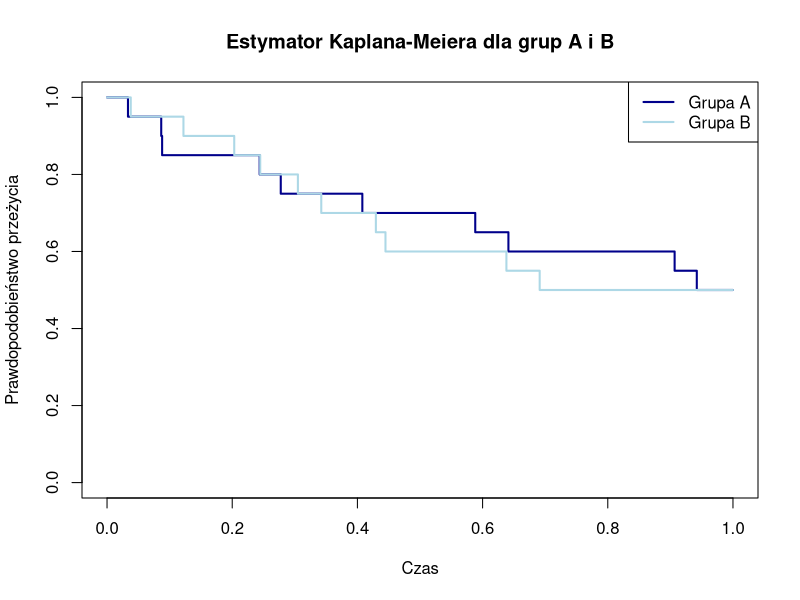
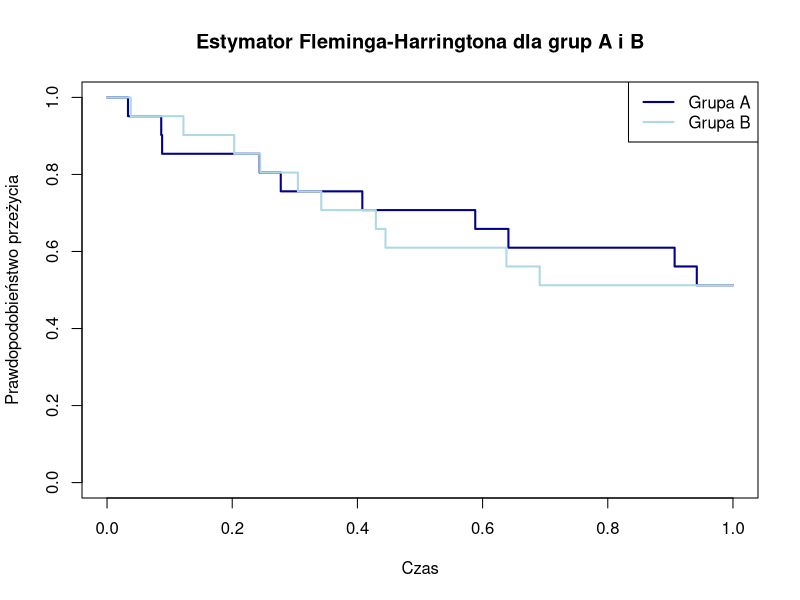
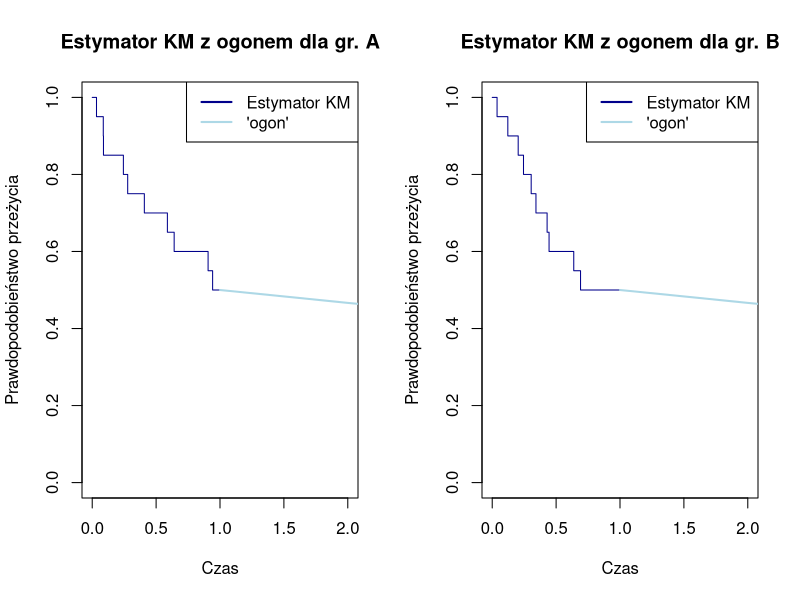
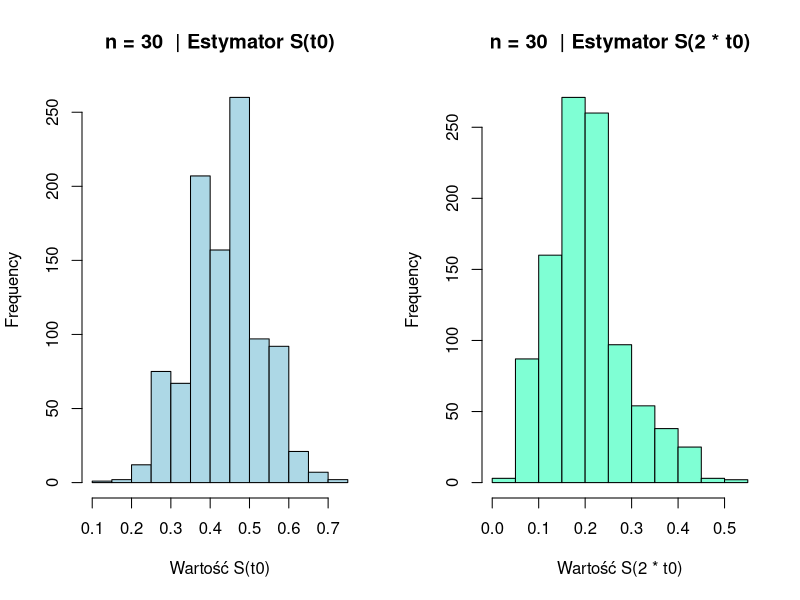
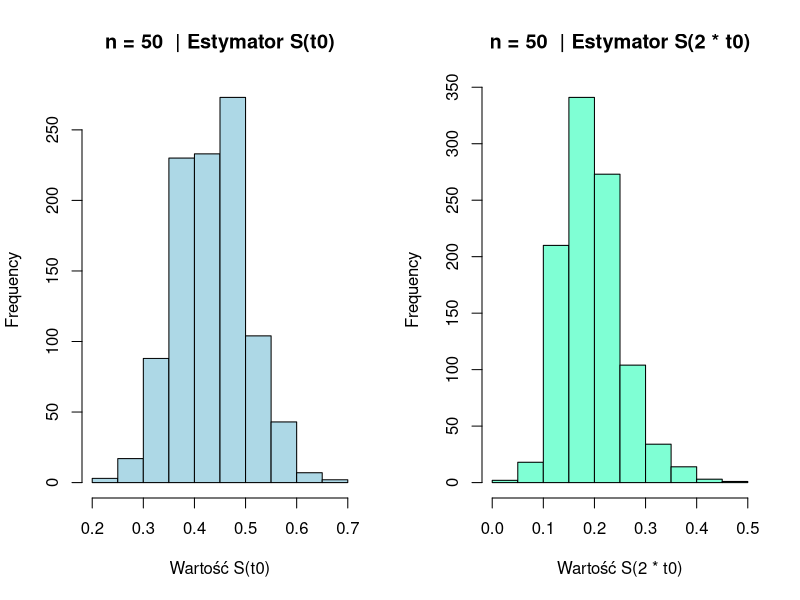
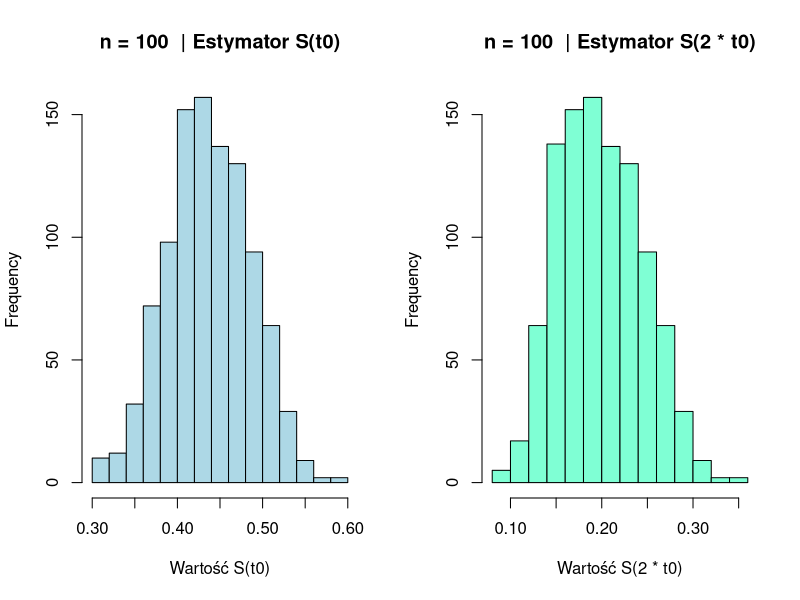

These figures' R source, in order:
## ---- chunk 1
knitr::opts_chunk$set(echo = FALSE)
knitr::opts_chunk$set(warning = FALSE, message = FALSE) 
knitr::opts_chunk$set(fig.pos = "H", out.extra = "", fig.align = "center")

## ---- chunk 2
n=20
t0=1
delta=numeric(n)
grupa_A <- numeric(n)
grupa_B <- numeric(n)

grupa_A[1:10] <- c(0.03345514, 0.08656403, 0.08799947, 0.24385821, 0.27755032,
0.40787247, 0.58825664, 0.64125620, 0.90679161, 0.94222208)

grupa_B[1:10] <- c(0.03788958, 0.12207257, 0.20319983, 0.24474299, 0.30492413,
0.34224462, 0.42950144, 0.44484582, 0.63805066, 0.69119721)

## cenzurowanie I-go typu

grupa_A[11:20] <- t0
grupa_B[11:20] <- t0

delta_A <- c(rep(1, 10), rep(0, 10))
delta_B <- c(rep(1, 10), rep(0, 10))

dane_A <- data.frame(czas = grupa_A, delta = delta_A)
dane_B <- data.frame(czas = grupa_B, delta = delta_B)
## ---- chunk 3

## zostawione dla histori
KM <- function(t,dane){
    n <- length(dane)
    i <- 1
    iloczyn <- 1
    while (i <= n && dane$czas[i] <= t) {
      iloczyn = iloczyn *(1-dane$delta[i]/(n-i+1))
      i=i+1
    }
    return(iloczyn)
}

## ---- chunk 4
library(survival)

km_fit_a <- survfit(Surv(czas,delta)~1, dane_A)
result_km_a <- data.frame(time = km_fit_a$time, surv = km_fit_a$surv)

km_fit_b <- survfit(Surv(czas,delta)~1, dane_B)
result_km_b <- data.frame(time = km_fit_b$time, surv = km_fit_b$surv)


plot(km_fit_a, col = "darkblue",conf.int = FALSE, lwd = 2, 
     xlab = "Czas", ylab = "Prawdopodobieństwo przeżycia", 
     main = "Estymator Kaplana-Meiera dla grup A i B",
     xlim = c(0, 1))
lines(km_fit_b, col = "lightblue",conf.int = FALSE, lwd = 2)
legend("topright",
       legend = c("Grupa A", "Grupa B"),
       col = c("darkblue", "lightblue"),
       lwd = 2)
## ---- chunk 5
fh_fit_a <- survfit(Surv(czas,delta)~1, dane_A, type = "fleming-harrington")
result_fh_a <- data.frame(time = fh_fit_a$time, surv = fh_fit_a$surv)

fh_fit_b <- survfit(Surv(czas,delta)~1, dane_B, type = "fleming-harrington")
result_fh_b <- data.frame(time = fh_fit_b$time, surv = fh_fit_b$surv)

plot(fh_fit_a, conf.int = FALSE, col = "darkblue", lwd = 2, 
     xlab = "Czas", ylab = "Prawdopodobieństwo przeżycia", 
     main = "Estymator Fleminga-Harringtona dla grup A i B",
     xlim = c(0, 1))
lines(fh_fit_b,conf.int = FALSE, col = "lightblue", lwd = 2)
legend("topright",
       legend = c("Grupa A", "Grupa B"),
       col = c("darkblue", "lightblue"),
       lwd = 2)
## ---- chunk 6

est <- function(time,km,t0){
  y <- numeric(length(time))
  i <- 1
  for (t in time){
    y[i] <- exp(log(min(km))*t/t0)
    i = i+1
  }
  return(y)
}

wykres <- function(dane,t0,nazwa_wykresu){
  km_fit <- survfit(Surv(czas,delta)~1, dane)
  ogonx <- seq(from = (t0), to = 2*t0, by = 0.1)
  ogony <- est(ogonx,km_fit$surv,t0)
  plot(km_fit, col = "darkblue",conf.int = FALSE,
       xlab = "Czas", ylab = "Prawdopodobieństwo przeżycia", 
       main = nazwa_wykresu,
       xlim = c(0, t0*2))
  lines(ogony, col = "lightblue", lwd = 2)
  legend("topright",
         legend = c("Estymator KM", "'ogon'"),
         col = c("darkblue", "lightblue"),
         lwd = 2)
}
## ---- chunk 7

par(mfrow = c(1,2))
wykres(dane_A,1,"Estymator KM z ogonem dla gr. A")

wykres(dane_B,1,"Estymator KM z ogonem dla gr. B")
## ---- chunk 8
typ_I <- function(t0, alfa, lambda, n){
  p <- runif(n)
  X<-numeric(n)
  delta <-numeric(n)
  for(i in 1:n){
  X[i]=(-(1/lambda))*log(1-(p[i])^(1/alfa))
  if(X[i]>t0){
    X[i] <- t0
    delta[i] <- 0
  }else{delta[i]<-1}}
  return(data.frame(X = X, delta = delta))
}

est <- function(time,km,t0){
  y <- numeric(length(time))
  i <- 1
  for (t in time){
    y[i] <- exp(log(min(km))*t/t0)
    i = i+1
  }
  return(y)
}

est_KM_ogon <- function(dane,t0){
  km_fit <- survfit(Surv(X,delta)~1, dane)
  ogonx <- seq(from = (t0+0.1), to = 2*t0, by = 0.1)
  ogony <- est(ogonx,km_fit$surv,t0)
  fy <- c(km_fit$surv, ogony)
  fx <- c(km_fit$time, ogonx)
  funkcja <- data.frame(x = fx, y = fy)
  xt0 <- funkcja$y[funkcja$x == t0]
  x2t0 <- funkcja$y[funkcja$x == 2*t0]
  return(c(xt0,x2t0))
  
}
par(mfrow = c(1,2))


histogramy <- function(alfa,lambda,t0,m,n_list){
  for(n in n_list){
    st0 <- numeric(m)
    s2t0 <- numeric(m)
    for(i in (1:m)){
      dane <- typ_I(t0,alfa,lambda,n)
      s <- est_KM_ogon(dane,t0)
      st0[i]<- s[1]
      s2t0[i]<- s[2]
    }
    hist(st0, col = "lightblue", main = paste("n =", n, " | Estymator S(t0)"), xlab = "Wartość S(t0)")
    hist(s2t0, col = "aquamarine",main = paste("n =", n, " | Estymator S(2 * t0)"), xlab = "Wartość S(2 * t0)")
  }
}

n_list <- c(30,50,100)
alfa <- 4
lambda <- 1
t0 <- sqrt(alfa)/lambda
m <- 1000

histogramy(alfa,lambda,t0,m,n_list)
